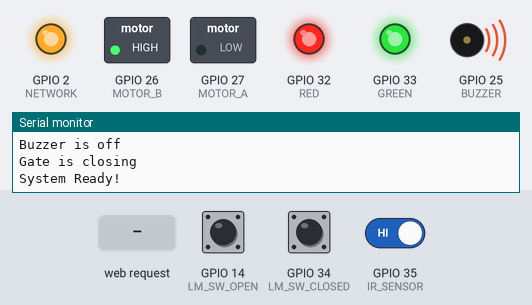
This program was run on a simulated ESP32. On the bench: switched loads named in the program (green lamp = pin HIGH), output pins drawn as LEDs (lit = HIGH), buzzer (waves = sounding, pin HIGH), the last lines printed to the serial monitor. The inputs (shaded band) are chosen by the test bench; at power-on: GPIO 34 (LM_SW_CLOSED) HIGH, GPIO 14 (LM_SW_OPEN) LOW, GPIO 35 (IR_SENSOR) HIGH. WiFi joins after 1.5 s; servers stay silent unless stated.

Above: at 5.5 s.
5.6 s: HTTP request GET /alarm received
At 7.4 s:
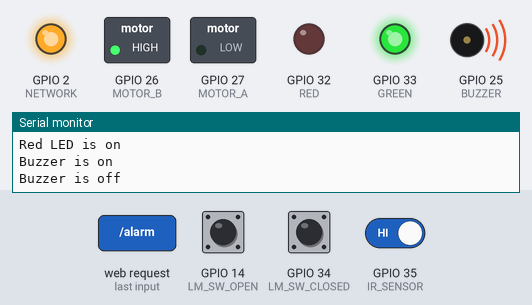
8.6 s: HTTP request GET /open-gate received
11.6 s: GPIO 34 (LM_SW_CLOSED) pulled LOW for 0.15 s
13.4 s: HTTP request GET /close-gate received
At 14.2 s:
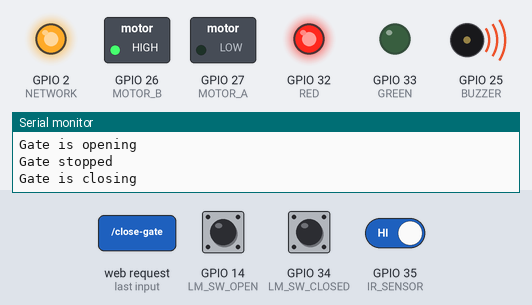
14.9 s: HTTP request GET /alarm received
At 16.2 s:
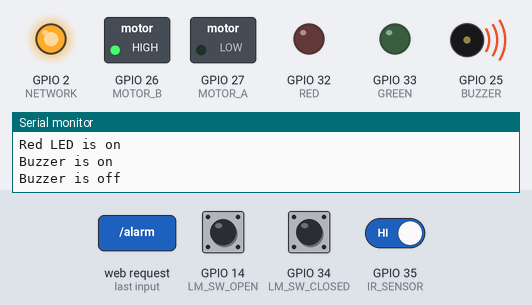
17.9 s: GPIO 34 (LM_SW_CLOSED) pulled LOW for 1 s
At 18.7 s:
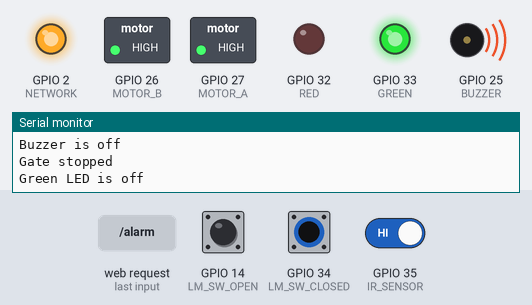
Timing chart, 0 to 22.4 s (numbered marks = the images above; inputs shaded):
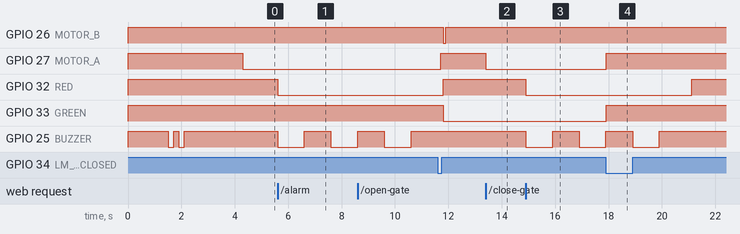

Measured:
- after the input at 5.6 s, GPIO 32 (RED): HIGH → LOW at once; GPIO 25 (BUZZER): HIGH → LOW at once, → HIGH 1.0 s later, → LOW 1.0 s later
- after the input at 13.4 s, GPIO 27 (MOTOR_A): HIGH → LOW at once
- after the input at 14.9 s, GPIO 32 (RED): HIGH → LOW at once; GPIO 25 (BUZZER): HIGH → LOW at once, → HIGH 1.0 s later, → LOW 1.0 s later
- after the input at 17.9 s, GPIO 27 (MOTOR_A), GPIO 33 (GREEN): LOW → HIGH at once

The program:

main.cpp
```cpp
#include <Arduino.h>
#include <WebServer.h>
#include <WiFi.h>
#include <HTTPClient.h>

// Input
#define LM_SW_CLOSED 34
#define LM_SW_OPEN 14
#define IR_SENSOR 35

// Output
#define NETWORK 2
#define MOTOR_A 27
#define MOTOR_B 26
#define BUZZER 25
#define GREEN 33
#define RED 32

const char *SSID = "EAP-110";
const char *PWD = "4SuKfR%DHeFweqD";

const char *SERVER_NAME = "http://192.168.1.19/esp";


IPAddress local_IP(192, 168, 1, 100);
IPAddress gateway(192, 168, 1, 1);
IPAddress subnet(255, 255, 0, 0);
IPAddress primaryDNS(8, 8, 8, 8);
IPAddress secondaryDNS(8, 8, 4, 4);
WebServer server(80);

// Task handlers

// States
int buttonStateFalling = 0;
int buttonFallingEdge = 1;
int lastButtonStateFalling = 1;
int alarmCount = 6;
int gateSecured = true;
bool gateIsClosing = false;
bool gateIsOpening = false;

// Functions
void func_greenOn() {
  digitalWrite(GREEN, LOW);
  Serial.println("Green LED is on");
}

void func_greenOff() {
  digitalWrite(GREEN, HIGH);
  Serial.println("Green LED is off");
}

void func_redOn() {
  digitalWrite(RED, LOW);
  Serial.println("Red LED is on");
}

void func_redOff() {
  digitalWrite(RED, HIGH);
  Serial.println("Red LED is off");
}
void func_stopGate() {
  digitalWrite(MOTOR_A, HIGH);
  digitalWrite(MOTOR_B, HIGH);
  gateIsClosing = false;
  gateIsOpening = false;
  Serial.println("Gate stopped");
}

void func_openGate() {
  digitalWrite(MOTOR_A, HIGH);
  digitalWrite(MOTOR_B, LOW);
  gateIsClosing = false;
  gateIsOpening = true;
  func_greenOn();
  gateSecured = false;
  Serial.println("Gate is opening");
}

void func_closeGate() {
  digitalWrite(MOTOR_A, LOW);
  digitalWrite(MOTOR_B, HIGH);
  gateIsClosing = true;
  gateIsOpening = false;
  Serial.println("Gate is closing");
}

void func_buzzerOn() {
  digitalWrite(BUZZER, LOW);
  Serial.println("Buzzer is on");
}

void func_buzzerOff() {
  digitalWrite(BUZZER, HIGH);
  Serial.println("Buzzer is off");
}

void func_triggerAlarm() {
  for (int i=0; i<alarmCount; i++) {
    func_buzzerOn();
    delay(200);
    func_buzzerOff();
    delay(200);
  }
}

void func_systemReady() {
  for (int i=0; i<2; i++) {
    func_buzzerOn();
    delay(200);
    func_buzzerOff();
    delay(200);
  }
}

void func_alarm() {
  Serial.println("Alarm triggered");
  func_redOn();
  for (int i=0; i<3; i++) {
    func_buzzerOn();
    delay(1000);
    func_buzzerOff();
    delay(1000);
  }
  delay(200);
  func_redOff();
  Serial.println("Alarm done");
}

// API endpoints
void openGate() {
  func_openGate();
  server.send(200, "application/json", "Gate is opening");
}

void closeGate() {
  func_closeGate();
  server.send(200, "application/json", "Gate is closing");
}

void alarmSystem() {
  func_alarm();
  server.send(200, "application/json", "Alarm triggered");
}

// Setup server API endpoints
void setup_routing() {
  server.on("/open-gate", openGate);
  server.on("/close-gate", closeGate);
  server.on("/alarm", alarmSystem);

  server.begin();
}

// Tasks
void task_detectPassBy(void * parameter) {
  delay(1000);
  for (;;) {
    buttonStateFalling = digitalRead(IR_SENSOR);
    if (buttonStateFalling != lastButtonStateFalling) {
      if (buttonStateFalling == HIGH) {
        buttonFallingEdge = 1;
        // Logic here
        if (gateSecured) {
          func_triggerAlarm();
          Serial.println("Intruder entered");
        }
        else {
          Serial.println("Guest entered");
          func_closeGate();
        }
      }
    }
    else{
      buttonFallingEdge = 0;
    }
    lastButtonStateFalling = buttonStateFalling;
  }
}

void task_manageGate(void * parameter) {
  for(;;) {
    delay(200);
    if ((gateIsClosing && !digitalRead(LM_SW_CLOSED)) || (gateIsOpening && !digitalRead(LM_SW_OPEN))) {
      func_stopGate();
      if (!digitalRead(LM_SW_CLOSED)) {
        gateSecured = true;
        func_greenOff();
      }
    }
  }
}

// Network setup
void connect_to_wifi() {
  Serial.print("Connecting to ");
  Serial.println(SSID);

  // Configures static IP address
  if (!WiFi.config(local_IP, gateway, subnet, primaryDNS, secondaryDNS)) {
    Serial.println("Failed to configure network");
  }

  WiFi.begin(SSID, PWD);

  while (WiFi.status() != WL_CONNECTED) {
    Serial.print(".");
    delay(500);
  }

  Serial.print("Connected. IP: ");
  Serial.println(WiFi.localIP());
}

void setup() {
  Serial.begin(115200);

  // Input pin modes
  pinMode(LM_SW_CLOSED, INPUT);
  pinMode(LM_SW_OPEN, INPUT);
  pinMode(IR_SENSOR, INPUT);

  //Output pin modes
  pinMode(NETWORK, OUTPUT);
  pinMode(MOTOR_A, OUTPUT);
  pinMode(MOTOR_B, OUTPUT);
  pinMode(BUZZER, OUTPUT);
  pinMode(GREEN, OUTPUT);
  pinMode(RED, OUTPUT);

  // Initial output states
  digitalWrite(NETWORK, LOW);
  func_stopGate();
  func_buzzerOff();
  func_greenOff();
  func_redOff();

  // Connect to network and setup APIs
  connect_to_wifi();
  setup_routing();
  digitalWrite(NETWORK, HIGH); // ESP32 is connected to network

  // Initialize tasks
  xTaskCreate(
    task_manageGate,
    "Manage stop for opening and closing gate",
    10000,
    NULL,
    1,
    NULL
  );

  xTaskCreate(
    task_detectPassBy,
    "Detect if a human passed by",
    10000,
    NULL,
    1,
    NULL
  );

  // Startup
  func_systemReady();
  delay(2000);
  func_closeGate();

  Serial.println("System Ready!");
}

void loop() {
  server.handleClient();
}
```
